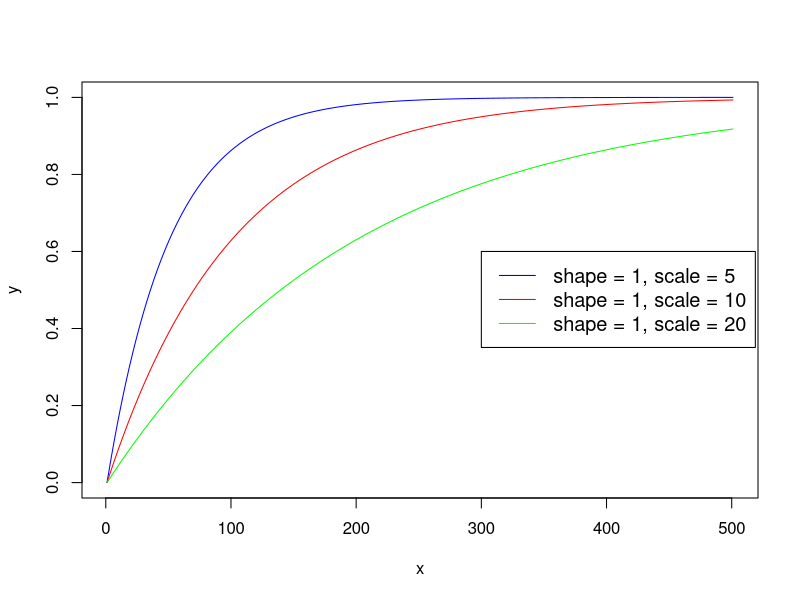

Reproduce this figure in R.
x <- seq(0, 50, by = .1)
plot(pweibull(x, shape = 1, scale = 5), col = "blue", type = "l", xlab = "x", ylab = "y") 
lines(pweibull(x, shape = 1, scale = 10), col = "red") 
lines(pweibull(x, shape = 1, scale = 20), col = "green") 
legend(300, 0.6, legend=c("shape = 1, scale = 5", "shape = 1, scale = 10", "shape = 1, scale = 20"), col=c("blue", "red", "green"), lty=1, cex=1.2)
